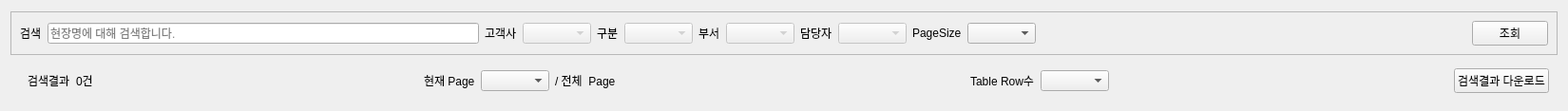
<?xml version="1.0" encoding="UTF-8"?>
<ui version="4.0">
 <class>Search</class>
 <widget class="QWidget" name="Search">
  <property name="geometry">
   <rect>
    <x>0</x>
    <y>0</y>
    <width>1650</width>
    <height>117</height>
   </rect>
  </property>
  <property name="windowTitle">
   <string>Form</string>
  </property>
  <layout class="QVBoxLayout" name="verticalLayout">
   <item>
    <widget class="QFrame" name="frame_4">
     <property name="sizePolicy">
      <sizepolicy hsizetype="Preferred" vsizetype="Fixed">
       <horstretch>0</horstretch>
       <verstretch>0</verstretch>
      </sizepolicy>
     </property>
     <property name="frameShape">
      <enum>QFrame::StyledPanel</enum>
     </property>
     <property name="frameShadow">
      <enum>QFrame::Raised</enum>
     </property>
     <layout class="QHBoxLayout" name="horizontalLayout_2">
      <item>
       <widget class="QLabel" name="label">
        <property name="text">
         <string>검색</string>
        </property>
       </widget>
      </item>
      <item>
       <widget class="QLineEdit" name="lineEdit_search">
        <property name="text">
         <string/>
        </property>
        <property name="placeholderText">
         <string>현장명에 대해 검색합니다.</string>
        </property>
       </widget>
      </item>
      <item>
       <widget class="QLabel" name="label_2">
        <property name="text">
         <string>고객사</string>
        </property>
       </widget>
      </item>
      <item>
       <widget class="QComboBox" name="comboBox_Gogaek">
        <property name="enabled">
         <bool>false</bool>
        </property>
       </widget>
      </item>
      <item>
       <widget class="QLabel" name="label_3">
        <property name="text">
         <string>구분</string>
        </property>
       </widget>
      </item>
      <item>
       <widget class="QComboBox" name="comboBox_Gubun">
        <property name="enabled">
         <bool>false</bool>
        </property>
       </widget>
      </item>
      <item>
       <widget class="QLabel" name="label_4">
        <property name="text">
         <string>부서</string>
        </property>
       </widget>
      </item>
      <item>
       <widget class="QComboBox" name="comboBox_Buso">
        <property name="enabled">
         <bool>false</bool>
        </property>
       </widget>
      </item>
      <item>
       <widget class="QLabel" name="label_5">
        <property name="text">
         <string>담당자</string>
        </property>
       </widget>
      </item>
      <item>
       <widget class="QComboBox" name="comboBox_Damdang">
        <property name="enabled">
         <bool>false</bool>
        </property>
       </widget>
      </item>
      <item>
       <layout class="QFormLayout" name="formLayout_7">
        <property name="formAlignment">
         <set>Qt::AlignLeading|Qt::AlignLeft|Qt::AlignVCenter</set>
        </property>
        <item row="0" column="0">
         <widget class="QLabel" name="label_9">
          <property name="text">
           <string>PageSize</string>
          </property>
         </widget>
        </item>
        <item row="0" column="1">
         <widget class="QComboBox" name="comboBox_pageSize">
          <property name="currentText">
           <string/>
          </property>
         </widget>
        </item>
       </layout>
      </item>
      <item>
       <spacer name="horizontalSpacer_5">
        <property name="orientation">
         <enum>Qt::Horizontal</enum>
        </property>
        <property name="sizeHint" stdset="0">
         <size>
          <width>40</width>
          <height>20</height>
         </size>
        </property>
       </spacer>
      </item>
      <item>
       <widget class="QPushButton" name="PB_Search">
        <property name="sizePolicy">
         <sizepolicy hsizetype="Fixed" vsizetype="Fixed">
          <horstretch>0</horstretch>
          <verstretch>0</verstretch>
         </sizepolicy>
        </property>
        <property name="text">
         <string>조회</string>
        </property>
       </widget>
      </item>
     </layout>
    </widget>
   </item>
   <item>
    <widget class="QFrame" name="frame_Pagenation">
     <property name="sizePolicy">
      <sizepolicy hsizetype="Preferred" vsizetype="Fixed">
       <horstretch>0</horstretch>
       <verstretch>0</verstretch>
      </sizepolicy>
     </property>
     <property name="frameShape">
      <enum>QFrame::NoFrame</enum>
     </property>
     <property name="frameShadow">
      <enum>QFrame::Raised</enum>
     </property>
     <layout class="QHBoxLayout" name="horizontalLayout_4">
      <property name="topMargin">
       <number>0</number>
      </property>
      <property name="bottomMargin">
       <number>0</number>
      </property>
      <item>
       <widget class="QFrame" name="frame_2">
        <property name="frameShape">
         <enum>QFrame::NoFrame</enum>
        </property>
        <property name="frameShadow">
         <enum>QFrame::Raised</enum>
        </property>
        <layout class="QHBoxLayout" name="horizontalLayout_3">
         <item>
          <widget class="QLabel" name="label_7">
           <property name="text">
            <string>검색결과</string>
           </property>
          </widget>
         </item>
         <item>
          <widget class="QLabel" name="label_countTotal">
           <property name="text">
            <string>0건</string>
           </property>
          </widget>
         </item>
        </layout>
       </widget>
      </item>
      <item>
       <spacer name="horizontalSpacer_2">
        <property name="orientation">
         <enum>Qt::Horizontal</enum>
        </property>
        <property name="sizeHint" stdset="0">
         <size>
          <width>40</width>
          <height>20</height>
         </size>
        </property>
       </spacer>
      </item>
      <item>
       <widget class="QFrame" name="frame_3">
        <property name="frameShape">
         <enum>QFrame::NoFrame</enum>
        </property>
        <property name="frameShadow">
         <enum>QFrame::Raised</enum>
        </property>
        <layout class="QHBoxLayout" name="horizontalLayout_5">
         <item>
          <widget class="QLabel" name="label_8">
           <property name="text">
            <string>현재 Page</string>
           </property>
          </widget>
         </item>
         <item>
          <widget class="QComboBox" name="comboBox_current_Page"/>
         </item>
         <item>
          <widget class="QLabel" name="label_total_Page">
           <property name="text">
            <string>/ 전체  Page</string>
           </property>
          </widget>
         </item>
        </layout>
       </widget>
      </item>
      <item>
       <spacer name="horizontalSpacer_3">
        <property name="orientation">
         <enum>Qt::Horizontal</enum>
        </property>
        <property name="sizeHint" stdset="0">
         <size>
          <width>40</width>
          <height>20</height>
         </size>
        </property>
       </spacer>
      </item>
      <item>
       <widget class="QFrame" name="frame_6">
        <property name="sizePolicy">
         <sizepolicy hsizetype="Preferred" vsizetype="Fixed">
          <horstretch>0</horstretch>
          <verstretch>0</verstretch>
         </sizepolicy>
        </property>
        <property name="frameShape">
         <enum>QFrame::NoFrame</enum>
        </property>
        <property name="frameShadow">
         <enum>QFrame::Raised</enum>
        </property>
        <layout class="QHBoxLayout" name="horizontalLayout_6"/>
       </widget>
      </item>
      <item>
       <widget class="QFrame" name="frame_7">
        <property name="sizePolicy">
         <sizepolicy hsizetype="Preferred" vsizetype="Fixed">
          <horstretch>0</horstretch>
          <verstretch>0</verstretch>
         </sizepolicy>
        </property>
        <property name="frameShape">
         <enum>QFrame::NoFrame</enum>
        </property>
        <property name="frameShadow">
         <enum>QFrame::Raised</enum>
        </property>
        <layout class="QHBoxLayout" name="horizontalLayout_7">
         <item>
          <widget class="QLabel" name="label_10">
           <property name="text">
            <string>Table Row수</string>
           </property>
          </widget>
         </item>
         <item>
          <widget class="Combo_table_row" name="comboBox_countOnPage"/>
         </item>
        </layout>
       </widget>
      </item>
      <item>
       <widget class="QFrame" name="frame_5">
        <property name="sizePolicy">
         <sizepolicy hsizetype="Preferred" vsizetype="Fixed">
          <horstretch>0</horstretch>
          <verstretch>0</verstretch>
         </sizepolicy>
        </property>
        <property name="frameShape">
         <enum>QFrame::NoFrame</enum>
        </property>
        <property name="frameShadow">
         <enum>QFrame::Raised</enum>
        </property>
        <layout class="QHBoxLayout" name="horizontalLayout_8"/>
       </widget>
      </item>
      <item>
       <spacer name="horizontalSpacer_4">
        <property name="orientation">
         <enum>Qt::Horizontal</enum>
        </property>
        <property name="sizeHint" stdset="0">
         <size>
          <width>40</width>
          <height>20</height>
         </size>
        </property>
       </spacer>
      </item>
      <item>
       <widget class="QPushButton" name="PB_DownloadAll">
        <property name="text">
         <string>검색결과 다운로드</string>
        </property>
       </widget>
      </item>
     </layout>
    </widget>
   </item>
  </layout>
 </widget>
 <customwidgets>
  <customwidget>
   <class>Combo_table_row</class>
   <extends>QComboBox</extends>
   <header location="global">modules.PyQt.component.combo_custom</header>
  </customwidget>
 </customwidgets>
 <resources/>
 <connections/>
</ui>
